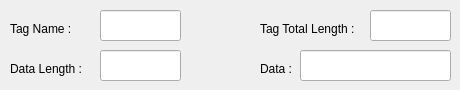
      <widget class="QWidget" name="tab_15">
       <attribute name="title">
        <string>CHIP</string>
       </attribute>
       <widget class="QLabel" name="lblImg3DataCHIPcert">
        <property name="geometry">
         <rect>
          <x>260</x>
          <y>60</y>
          <width>41</width>
          <height>17</height>
         </rect>
        </property>
        <property name="text">
         <string>Data :</string>
        </property>
       </widget>
       <widget class="QLabel" name="lblImg3TagCHIPcert">
        <property name="geometry">
         <rect>
          <x>10</x>
          <y>20</y>
          <width>71</width>
          <height>17</height>
         </rect>
        </property>
        <property name="text">
         <string>Tag Name :</string>
        </property>
       </widget>
       <widget class="QLineEdit" name="txtImg3TotalLengthCHIPcert">
        <property name="geometry">
         <rect>
          <x>370</x>
          <y>10</y>
          <width>81</width>
          <height>31</height>
         </rect>
        </property>
        <property name="readOnly">
         <bool>true</bool>
        </property>
       </widget>
       <widget class="QLineEdit" name="txtImg3TagCHIPcert">
        <property name="geometry">
         <rect>
          <x>100</x>
          <y>10</y>
          <width>81</width>
          <height>31</height>
         </rect>
        </property>
        <property name="readOnly">
         <bool>true</bool>
        </property>
       </widget>
       <widget class="QLineEdit" name="txtImg3DataCHIPcert">
        <property name="geometry">
         <rect>
          <x>300</x>
          <y>50</y>
          <width>151</width>
          <height>31</height>
         </rect>
        </property>
        <property name="readOnly">
         <bool>true</bool>
        </property>
       </widget>
       <widget class="QLabel" name="lblImg3TotalLengthCHIPcert">
        <property name="geometry">
         <rect>
          <x>260</x>
          <y>20</y>
          <width>111</width>
          <height>17</height>
         </rect>
        </property>
        <property name="text">
         <string>Tag Total Length :</string>
        </property>
       </widget>
       <widget class="QLineEdit" name="txtImg3DataLengthCHIPcert">
        <property name="geometry">
         <rect>
          <x>100</x>
          <y>50</y>
          <width>81</width>
          <height>31</height>
         </rect>
        </property>
        <property name="readOnly">
         <bool>true</bool>
        </property>
       </widget>
       <widget class="QLabel" name="lblImg3DataLengthCHIPcert">
        <property name="geometry">
         <rect>
          <x>10</x>
          <y>60</y>
          <width>91</width>
          <height>17</height>
         </rect>
        </property>
        <property name="text">
         <string>Data Length :</string>
        </property>
       </widget>
      </widget>
